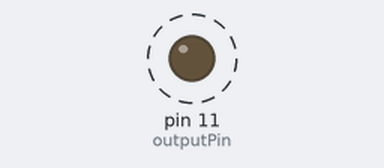
Simulated run of this sketch. Board: Arduino Uno, built with avr-gcc and run on an emulated ATmega328P. Parts: output pins drawn as LEDs (lit = HIGH). Dashed ring = blinking.

Above: at 0.1 s.
Timing chart, 0 to 3.1 s (numbered marks = the images above):
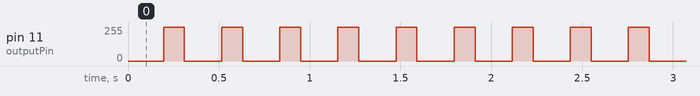

The sketch:

sine_output.ino
```cpp
#include <math.h>

int outputPin = 11;
int sine_table[630];
int start = 0 - 0.5*3.1415926;
int sawtoothWaveTable[] =
  {
    0x22, 0x44, 0x66, 0x88, 0xaa, 0xcc, 0xee, 0x110, 0x132, 0x154,
    0x176, 0x198, 0x1ba, 0x1dc, 0x1fe, 0x220, 0x242, 0x264, 0x286, 0x2a8,
    0x2ca, 0x2ec, 0x30e, 0x330, 0x352, 0x374, 0x396, 0x3b8, 0x3da, 0x3fc,
    0x41e, 0x440, 0x462, 0x484, 0x4a6, 0x4c8, 0x4ea, 0x50c, 0x52e, 0x550,
    0x572, 0x594, 0x5b6, 0x5d8, 0x5fa, 0x61c, 0x63e, 0x660, 0x682, 0x6a4,
    0x6c6, 0x6e8, 0x70a, 0x72c, 0x74e, 0x770, 0x792, 0x7b4, 0x7d6, 0x7f8,
    0x81a, 0x83c, 0x85e, 0x880, 0x8a2, 0x8c4, 0x8e6, 0x908, 0x92a, 0x94c,
    0x96e, 0x990, 0x9b2, 0x9d4, 0x9f6, 0xa18, 0xa3a, 0xa5c, 0xa7e, 0xaa0,
    0xac2, 0xae4, 0xb06, 0xb28, 0xb4a, 0xb6c, 0xb8e, 0xbb0, 0xbd2, 0xbf4,
    0xc16, 0xc38, 0xc5a, 0xc7c, 0xc9e, 0xcc0, 0xce2, 0xd04, 0xd26, 0xd48,
    0xd6a, 0xd8c, 0xdae, 0xdd0, 0xdf2, 0xe14, 0xe36, 0xe58, 0xe7a, 0xe9c,
    0xebe, 0xee0, 0xf02, 0xf24, 0xf46, 0xf68, 0xf8a, 0xfac, 0xfce, 0xff0
  };

void setup(){
  Serial.begin(9600);
  pinMode(outputPin, OUTPUT);
  for (int i = 0; i < 1.5*3.1415926*100; i++){
    sine_table[i] = 127 + 127*sin(start + 0.01*i);
    //Serial.println(127 + 127*sin(start + 0.01*i));
    //Serial.println(sine_table[i]);
    //delay(100);
  }
}

void loop(){
  //for (int i = 0; i < 120; i++){
  for (int i = 0; i < 630; i++){
    //Serial.println(sine_table[i]);
    //analogWrite(outputPin,sawtoothWaveTable[i]);
    analogWrite(outputPin,sine_table[i]);
    //delay(50);
    delayMicroseconds(500);
  }
}
```

Measured:
- by itself, pin 11 (outputPin): alternates 253/255 for 0.12 s and 0/255 for 0.20 s
